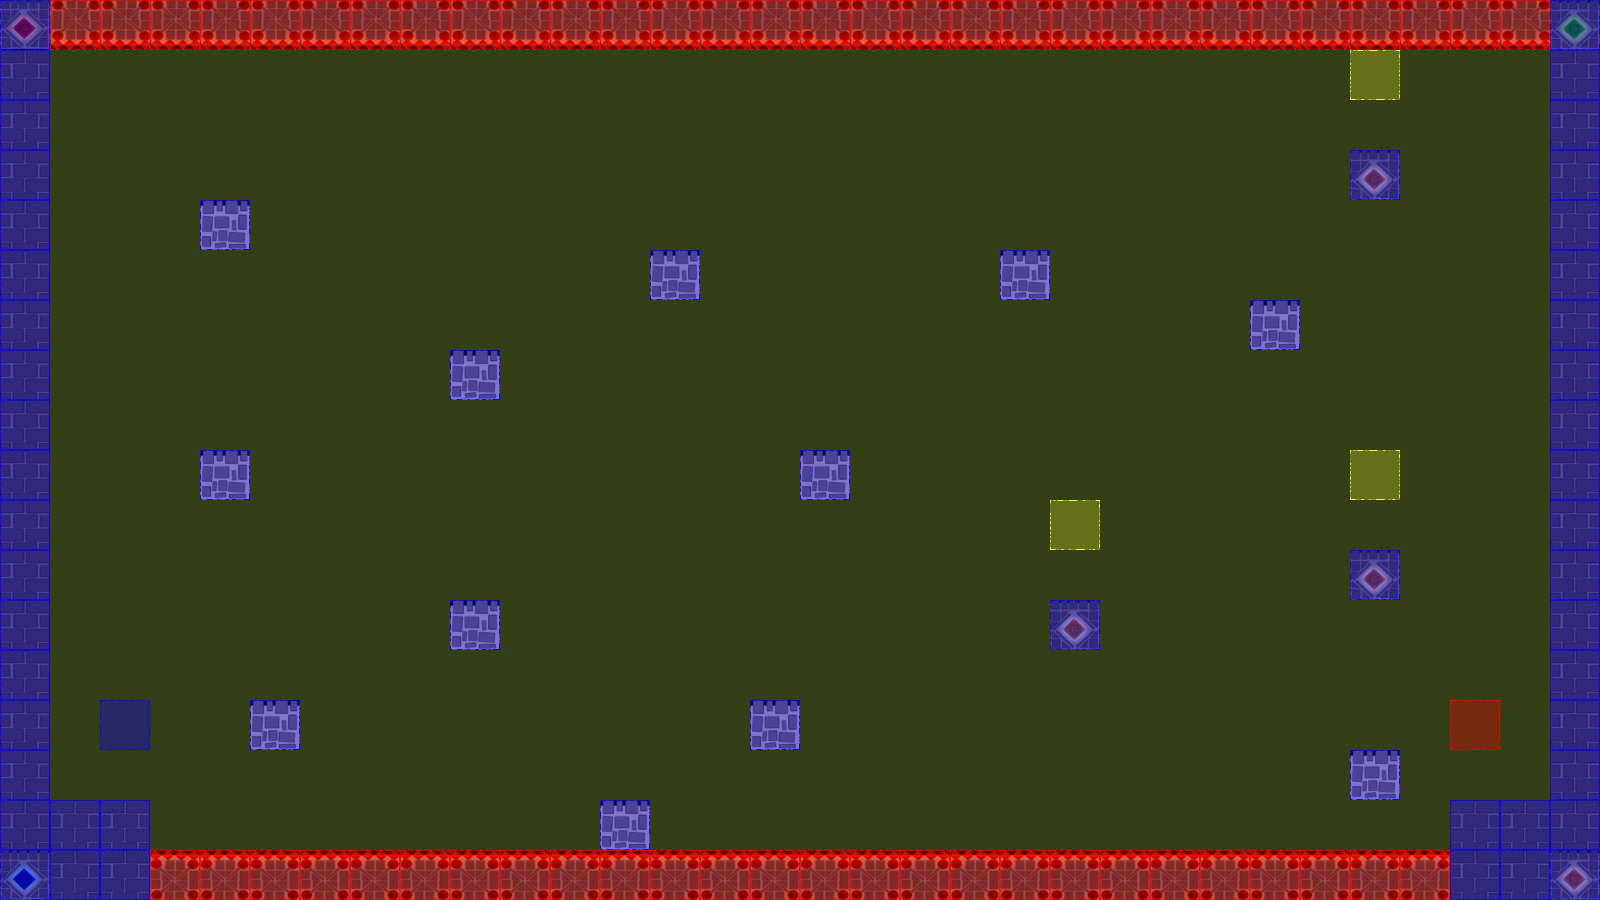

Below is a game level as drawn by its tile map, then a one-line description and the .tmx that defines it (tile-layer data replaced by summaries):
An orthogonal 32x18 tile map with 50x50 px tiles, 3 tile layers (terrain, collision, event), 2 tilesets.

<map version="1.0" orientation="orthogonal" renderorder="left-up" width="32" height="18" tilewidth="50" tileheight="50" nextobjectid="3">
 <tileset firstgid="1" name="castleTile" tilewidth="50" tileheight="50" tilecount="36" columns="6">
  <image source="tiles/castleTile.png" width="300" height="300" />
 </tileset>
 <tileset firstgid="37" name="collisionTile" tilewidth="50" tileheight="50" tilecount="12" columns="3">
  <image source="tiles/collisionTile.png" width="150" height="200" />
 </tileset>
 <layer name="terrain" width="32" height="18">
  <data>[576 cells, 115 non-empty, 8 distinct tile ids]</data>
 </layer>
 <layer name="collision" width="32" height="18">
  <data>[576 cells, 576 non-empty, 3 distinct tile ids]</data>
 </layer>
 <layer name="event" width="32" height="18">
  <data>[576 cells, 5 non-empty, 3 distinct tile ids]</data>
 </layer>
</map>
